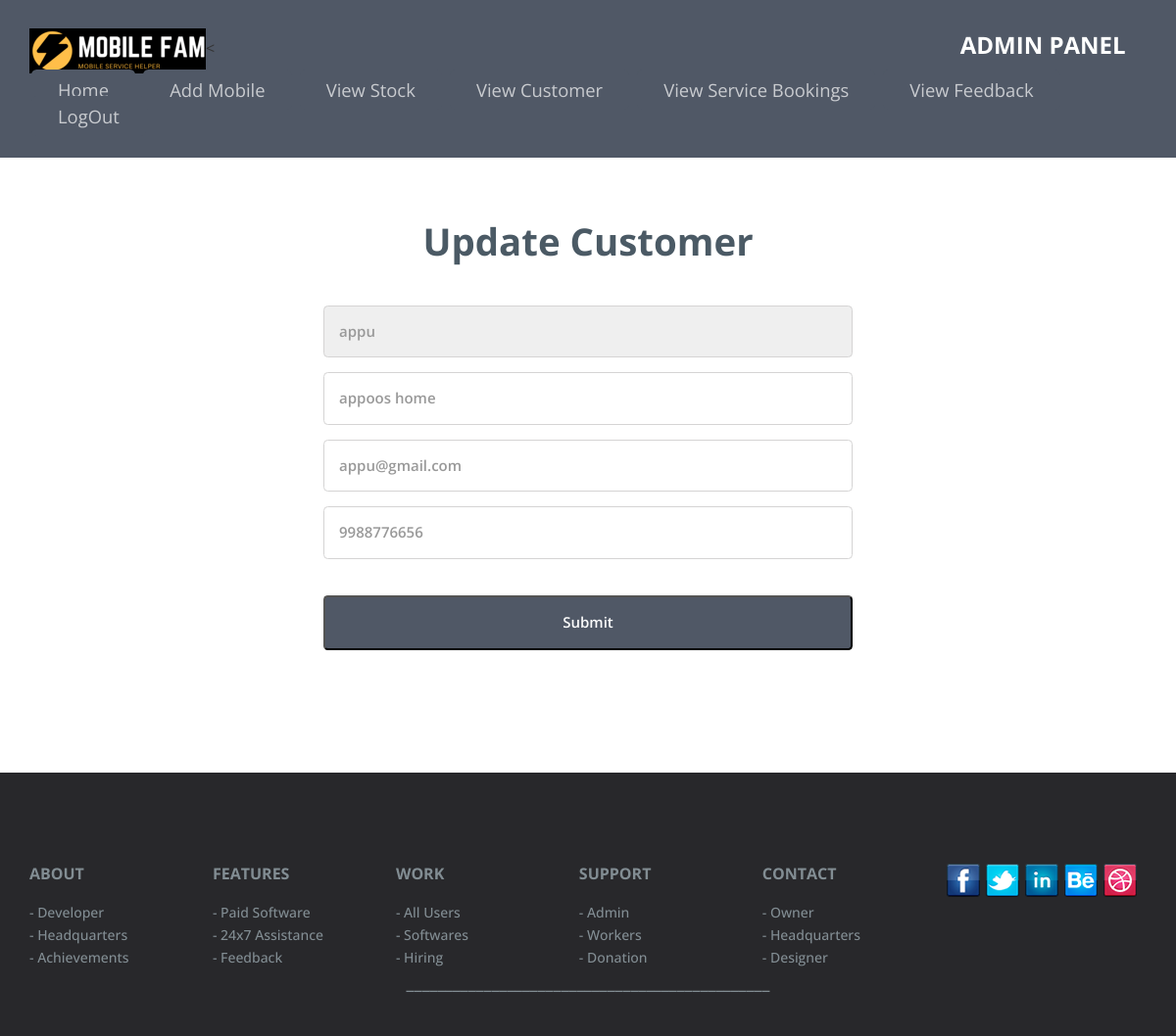
/owner_update_staff.php, run on the app's committed database.
### tables this page shows
CREATE TABLE IF NOT EXISTS `staff` (
  `sid` int(11) NOT NULL AUTO_INCREMENT,
  `sname` varchar(40) NOT NULL,
  `address` varchar(40) NOT NULL,
  `email` varchar(70) NOT NULL,
  `phno` varchar(70) NOT NULL,
  `oid` int(11) NOT NULL,
  PRIMARY KEY (`sid`)
);

### owner_update_staff.php (the view, shortened to what this page needs)
<?php
include("connection.php");
$ret = " SELECT * FROM staff ";
$re = mysqli_query($conn, $ret);
$data = mysqli_fetch_array($re);
$name=$data["sname"];
?>
		<center>
<div class="contact">
	<div class="container">
		<div class="contact-mian">
		<h3>Update Customer</h3>
			<form action="#" method="post">
<select name="t1">
                <option value="<?php echo $data["sid"];
                ?>">
                    <?php echo $name;
                    ?>
                </option>
        </select>
				<input type="text" name="t2"  class="user-input" value="<?php echo $data['address']; ?>" required="">
				<input type="text" name="t3"  class="user-input" value="<?php echo $data['email']; ?>" required="" >
				<input type="text" name="t4"  class="user-input" value="<?php echo $data['phno']; ?>" required="" placeholder="enter your answer here">
				<div class="contact-but-user">
				<input type="submit" name="submit" value="Submit">
				</div>
				</div>
				</div>
				</div>
		</center>
<?php
include('common_footer.php');
?>

### css/style.css (style rules this page uses)
html, body { font-size: 100%; background: #fff; font-family: 'Open Sans', sans-serif; }
body a { transition: 0.5s all ease; -webkit-transition: 0.5s all ease; -moz-transition: 0.5s all ease; -o-transition: 0.5s all ease; -ms-transition: 0.5s all ease; }
h1,h2,h3,h4,h5,h6 { margin:0; }
ul,label { margin:0; padding:0; }
.navigation { float: right; }
.logo { float: left; }
.header { padding: 2em 0; background:#505866; }
ul.navig { padding: 0; margin-top: 0.45%; }
ul.navig li { display: inline-block; margin: 0 2px; position: relative; }
ul.navig li a { font-size: 1.15em; color: rgba(255, 255, 255, 0.69); font-weight: 400; text-decoration: none; padding: 8px 27px; background: #505866; border-radius: 0.3em; -webkit-border-radius: 0.3em; -moz-border-radius: 0.3em; -o-border-radius: 0.3em; -ms-border-radius: 0.3em; }
ul.navig li a:after { width:15px; height:15px; background:red; display: none; content:""; position:absolute; top:0; }
.container:after { content: "\0020"; display: block; height: 0; clear: both; visibility: hidden; }
.contact { padding:4em 0px; }
.contact-mian { text-align:center; }
.contact-mian h3,.about-main h3,.advn-main h3,.portfolio-top h3,.features-main h3 { font-weight:700; font-size:2.5em; color:#4b5a65; margin:0; text-align:center; }
select { width: 45%; color: #999999; outline: none; font-family: 'Open Sans', sans-serif; font-size: 15px; margin-left: 0px; padding: 15px 15px; margin-bottom: 1em; border: solid 1px #D5D4D4; -webkit-appearance: none; font-weight: 600; border-radius: 0.3em; -webkit-border-radius: 0.3em; -moz-border-radius: 0.3em; -o-border-radius: 0.3em; -ms-border-radius: 0.3em; }
@media (max-width:1440px) { ul.navig { margin-top: 0.4%; } }
@media (max-width:1366px) { .header { padding: 1.8em 0; } }
@media (max-width:1366px) { .contact-mian h3, .about-main h3, .advn-main h3, .portfolio-top h3, .features-main h3,.team-main h3 { font-size: 2.4em; } }

### data on the page
staff: t1 "appu", t2 "appoos home", t3 "appu@gmail.com", t4 "9988776656"
